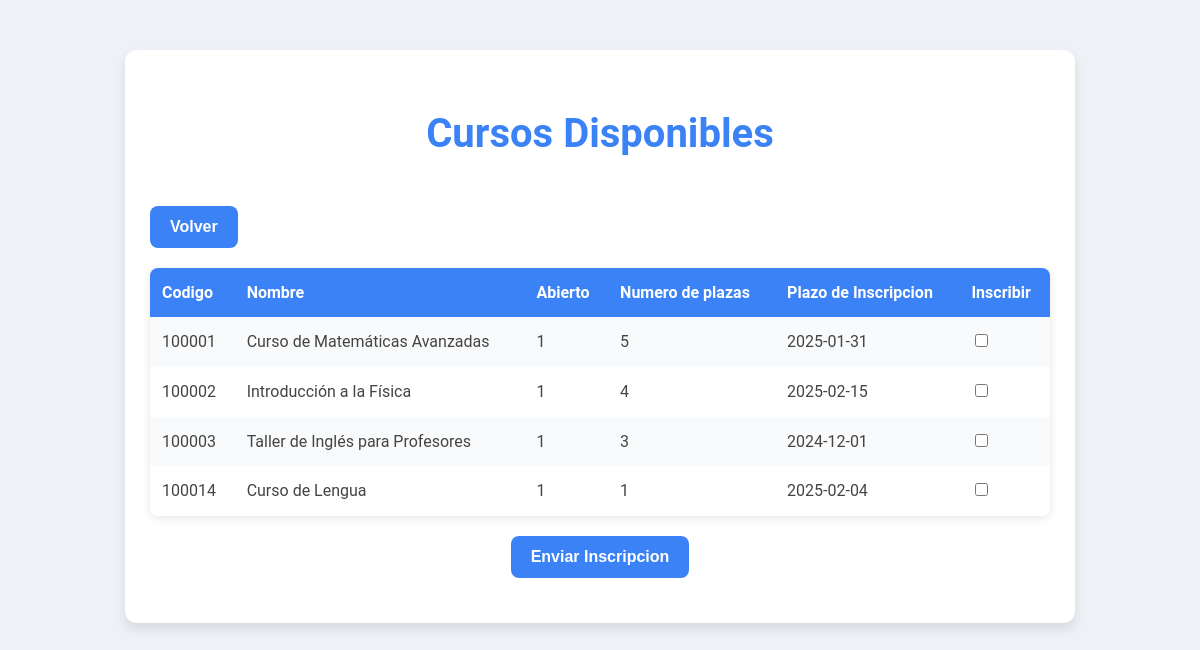
Screenshot of /listadoDeCursos.php with the database file from the repository.
### tables this page shows
CREATE TABLE `cursos` (
  `codigo` int NOT NULL,
  `nombre` varchar(50) DEFAULT NULL,
  `abierto` tinyint(1) DEFAULT NULL,
  `numeroplazas` int DEFAULT NULL,
  `plazoinscripcion` date DEFAULT NULL
);

### listadoDeCursos.php (the view, shortened to what this page needs)
<?php
$boton = $_POST['enviar'];
try {
    if ($boton != "Enviar Inscripcion") {
        $enlace = new PDO('mysql:host=127.0.0.1; dbname=cursoscp', "root", "root");
        $enlace->setAttribute(PDO::ATTR_ERRMODE, PDO::ERRMODE_EXCEPTION);
        $consulta = "select * from cursos where abierto = 1";
        $resultado = $enlace->query($consulta);
        echo "<!DOCTYPE html>";
        echo "<html lang='es'>";
        echo "<head>";
        echo "<link rel='stylesheet' href='estilo.css'>";
        echo "</head>";
        echo "<body>";
        echo "<div class='container'>";
        echo "<h1>Cursos Disponibles</h1>";
        echo "<button><a href='index.php'>Volver</a></button>";
        echo "<form action='listadoDeCursos.php' method='post'>";
        echo "<table>";
        echo "<tr>";
        echo "<th>Codigo</th>";
        echo "<th>Nombre</th>";
        echo "<th>Abierto</th>";
        echo "<th>Numero de plazas</th>";
        echo "<th>Plazo de Inscripcion</th>";
        echo "<th>Inscribir</th></tr>";
        while ($fila = $resultado->fetch(PDO::FETCH_ASSOC)) {
            echo "<tr>";
            foreach ($fila as $value) {
                echo "<td>$value</td>";
            }
            echo "<td><input type='checkbox' name='cursos[]' value=$fila[codigo]></td>";
            echo "</tr>";
        }
        echo "</table>";
        echo "<input type='submit' name='enviar' value='Enviar Inscripcion'>";
        echo "</form>";
        echo "</div>";
        echo "</body>";
        echo "</html>";
    }
} catch (PDOException $e) {
    echo "<p style='color: red'>Ya has solicitado inscripcion a este curso</p>";
}

### estilo.css (style rules this page uses)
body { font-family: 'Roboto', Arial, sans-serif; margin: 0; padding: 0; background-color: #eef2f6; color: #444; line-height: 1.6; }
.container { max-width: 900px; margin: 50px auto; background: #ffffff; padding: 25px; border-radius: 12px; box-shadow: 0 6px 12px rgba(0, 0, 0, 0.1); overflow: hidden; }
h1 { text-align: center; color: #3b82f6; font-size: 2.5em; margin-bottom: 20px; }
form { margin-top: 20px; }
input[type="submit"] { background-color: #3b82f6; color: white; padding: 12px 20px; border: none; border-radius: 8px; cursor: pointer; font-size: 1em; font-weight: bold; display: block; margin: 20px auto; transition: background-color 0.3s ease; }
table { width: 100%; border-collapse: collapse; margin: 20px 0; font-size: 1em; background: #ffffff; border-radius: 8px; overflow: hidden; box-shadow: 0 2px 10px rgba(0, 0, 0, 0.1); }
th, td { padding: 12px; text-align: left; }
th { background-color: #3b82f6; color: white; font-weight: bold; }
tr:nth-child(even) { background-color: #f9fafb; }
a { text-decoration: none; color: inherit; }
button { background-color: #3b82f6; border: none; border-radius: 8px; padding: 12px 20px; color: white; font-size: 1em; font-weight: bold; cursor: pointer; transition: background-color 0.3s ease; display: inline-block; margin-top: 20px; margin-right: 20px; }
button a { color: white; text-decoration: none; display: block; }

### rows the page displays
cursos: codigo "100001", nombre "Curso de Matemáticas Avanzadas", abierto "1", numeroplazas "5", plazoinscripcion "2025-01-31"
cursos: codigo "100002", nombre "Introducción a la Física", abierto "1", numeroplazas "4", plazoinscripcion "2025-02-15"
cursos: codigo "100003", nombre "Taller de Inglés para Profesores", abierto "1", numeroplazas "3", plazoinscripcion "2024-12-01"
cursos: codigo "100014", nombre "Curso de Lengua", value "1", plazoinscripcion "2025-02-04"
